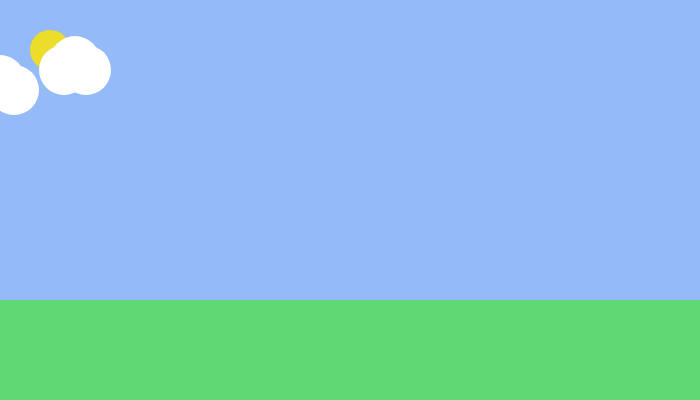
Frame 1 (no input)
Frame 60 (no input): identical to frame 1, image omitted
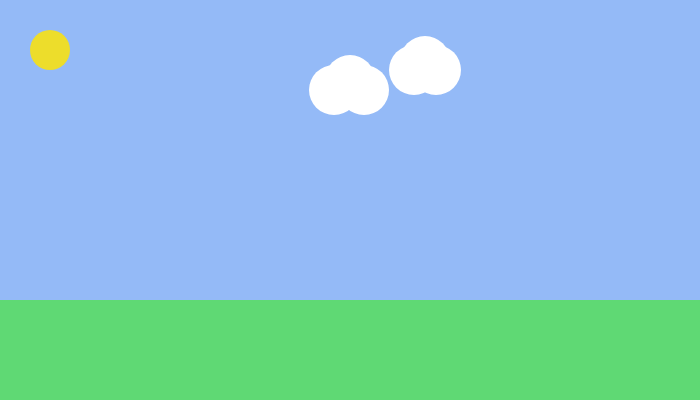
Frame 120 (the mouse pressed at the canvas centre since frame 60)

The p5.js sketch that drew these frames (run headless with seeded random() and noise() and a simulated clock; from frame 60 on, the mouse is pressed at the canvas centre):

// p5.js sketch
// ── sketch.js
// Drawing Assessment
// Michael
// September 16, 2024
//
// Extra for Experts:
// - describe what you did to take this project "above and beyond"


let bgColor;    // Variable to store background color
let sunColor;   // Variable to store sun or moon color
let cloudColor; // Variable to store cloud color
let grassColor; // Variable to store grass color
let isRaining = false;
let raindrops = [];

function setup() {
  createCanvas(700, 400);
  setDayColors();  // Initialize default colors for daytime
}

function draw() {
  background(bgColor);  // Use the current background color

  // Draw sun or moon
  fill(sunColor);
  noStroke();
  circle(50, 50, 40);

  // Draw grass
  fill(grassColor);
  noStroke();
  rect(0, 300, 700, 100);

  // Draw clouds
  movableClouds();
}
function movableClouds() {
  fill(cloudColor);  // Use current cloud color
  circle(mouseX, 80, 50);
  circle(mouseX + 14, 90, 50);
  circle(mouseX - 16, 90, 50);
  circle(mouseX + 64, 70, 50);
  circle(mouseX + 75, 61, 50);
  circle(mouseX + 86, 70, 50);
}

function keyPressed() {
  if (keyCode === 78) {  // N key (Nighttime)
    setNightColors();    // Set night theme colors
  } else if (keyCode === 68) {  // D key (Daytime)
    setDayColors();      // Set day theme colors
  } else if (keyCode === 82) { // R key (Rainy)
    setRainColors();   //Set rain theme colors
  }
}

function setDayColors() {
  bgColor = color(148, 186, 247);   // Light blue sky
  sunColor = color(237, 221, 43);   // Yellow sun
  cloudColor = color(255, 255, 255); // White clouds
  grassColor = color(95, 217, 116); // Bright green grass
}

function setNightColors() {
  bgColor = color(7, 28, 63);       // Dark blue sky
  sunColor = color(200, 200, 200);  // Light gray moon
  cloudColor = color(100, 100, 100); // Dark gray clouds
  grassColor = color(0, 50, 0);     // Very dark green grass
  }
function setRainColors() {
  bgColor = color(100, 100, 150);   // Grayish blue rainy sky
  sunColor = color(154, 145, 27);  // Darkened sun during rain
  cloudColor = color(150, 150, 150); // Rainy-gray clouds
  grassColor = color(50, 100, 50);  // Darker grass during rain
}
